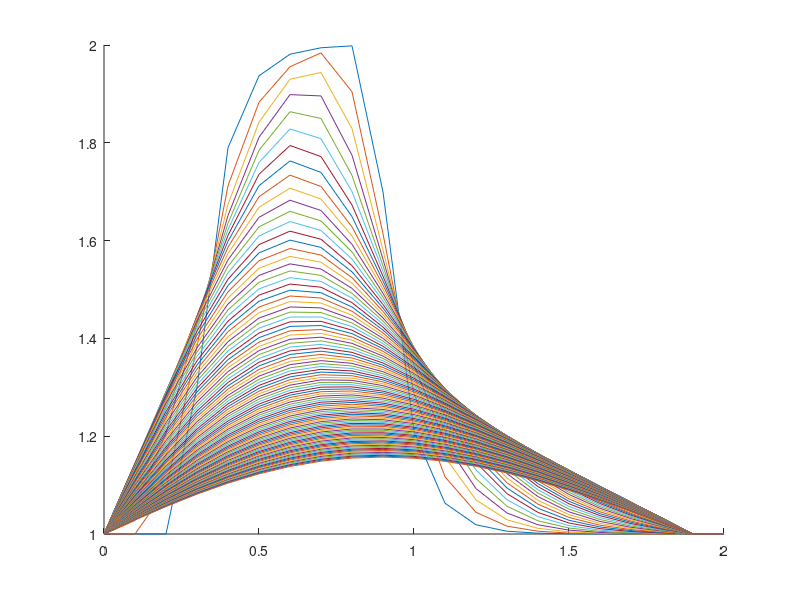

Here is the MATLAB script that generated this plot:
%step 3
%1D diffusion equationbs
% Note: (mu*dt)/dx^2 has to be <1


clear all;
close all;
clc;

%constant
mu=0.3;

%Mesh
xl=2;
x1=0.5;
x2=1;
dx=0.1;
N=round(xl/dx);
x=0:dx:xl;

%Initial condition
dt=0.01;
tf=1;
nt=round(tf/dt);
size_x=size(x);
u=ones(size_x(2),1);
n1=round(x1/dx);
n2=round(x2/dx);
u(n1:n2)=2;

%loop

for t=1:nt
    for i=2:N-1
        u(i)=u(i)+((mu*dt)/dx.^2)*(u(i+1)-2*u(i)+u(i-1));
    end
      figure(1);
      pause(0.5);
      hold on;
      plot(x,u);
end
 
